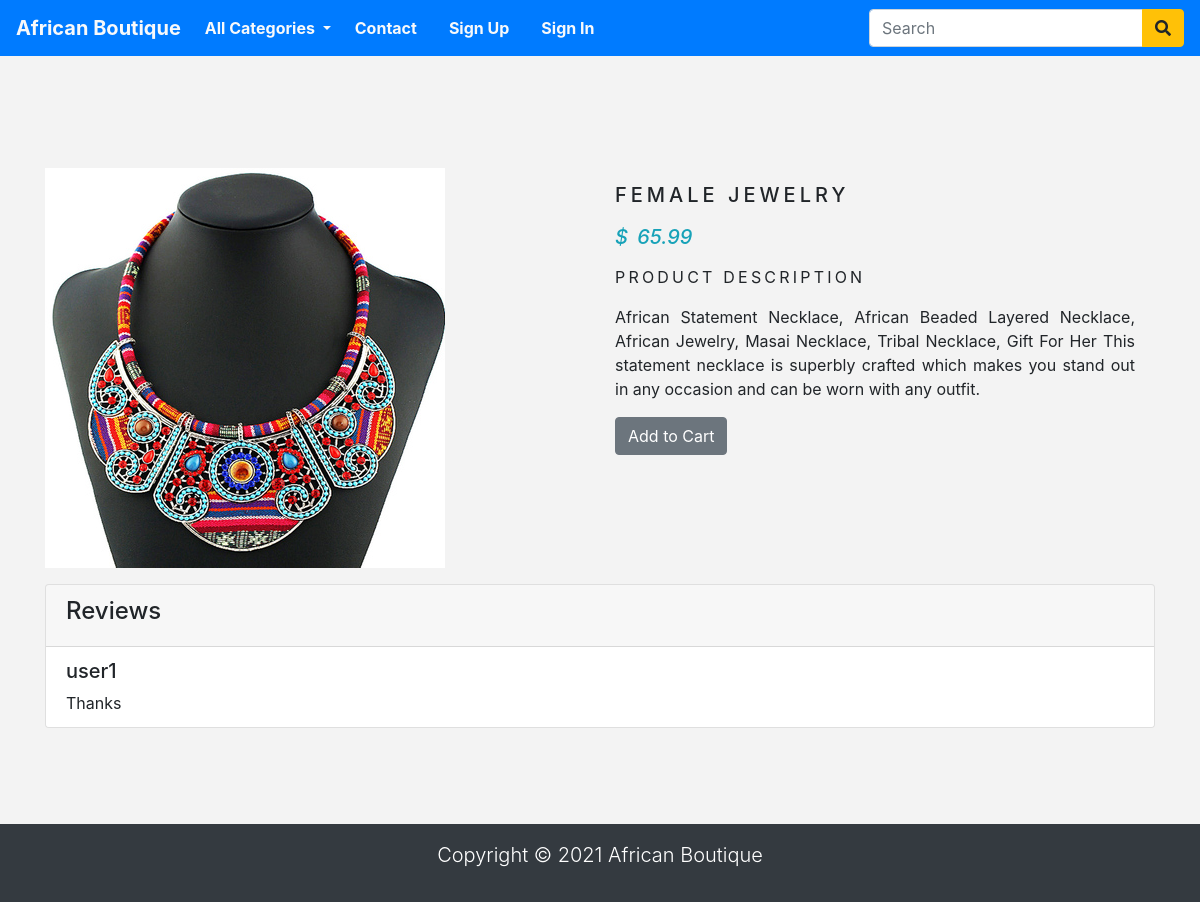
Screenshot of /category/jewelry/female-jewelry with the database file from the repository.
### store/models.py (models this page shows, shortened)
class Product(models.Model):
    name = models.CharField(max_length=250, unique=True)
    slug = models.SlugField(max_length=250, unique=True)
    description = models.TextField(blank=True)
    category = models.ForeignKey(Category, on_delete=models.CASCADE)
    price = models.DecimalField(max_digits=10, decimal_places=2)
    image = models.ImageField(upload_to='product', blank=True)
    stock = models.IntegerField()
    available = models.BooleanField(default=True)
    created = models.DateTimeField(auto_now_add=True)
    updated = models.DateTimeField(auto_now=True)
    class Meta:
        ordering = ('name',)
        verbose_name = 'product'
        verbose_name_plural = 'products'

class Review(models.Model):
    product = models.ForeignKey(Product, on_delete=models.CASCADE)
    user = models.ForeignKey(User, on_delete=models.CASCADE)
    content = models.CharField(max_length=500)

### store/views.py (the view)
# urls.py: path('category/<slug:category_slug>/<slug:product_slug>', views.productPage, name ='product_detail'),
def productPage(request, category_slug, product_slug):
    try:
        product = Product.objects.get(category__slug=category_slug, slug=product_slug)
    except Exception as e:
        raise e
    if request.method == 'POST' and request.user.is_authenticated and request.POST['content'].strip() != '':
        Review.objects.create(product=product,
                            user=request.user,
                            content=request.POST['content'])
    reviews = Review.objects.filter(product=product)
    return render(request, 'product.html', {'product': product, 'reviews': reviews})

### store/context_processors.py (called while the page is built)
def counter(request):
    item_count = 0
    if 'admin' in request.path:
        return {}
    else:
        try:
            cart=Cart.objects.filter(cart_id=_cart_id(request))
            cart_items = CartItem.objects.all().filter(cart=cart[:1])
            for cart_item in cart_items:
                item_count += cart_item.quantity
        except Cart.DoesNotExist:
            item_count = 0
    return dict(item_count=item_count)

def menu_links(request):
    links = Category.objects.all()
    return dict(links=links)

### store/models.py (called while the page is built)
    def get_url(self):
        return reverse('products_by_category', args=[self.slug])

### store/views.py (called while the page is built)
def _cart_id(request):
    cart = request.session.session_key
    if not cart:
        cart = request.session.create()
    return cart

### store/templates/product.html (shortened to what this page needs)
{% extends 'base.html' %}
{% load static %}
{% block content %}
<div class="container py-5">
    <div class="row mt-5">
        <div class="col-10 mx-auto col-md-6 my-3">
            <img src="{{product.image.url}}" alt="">
        </div>
        <div class="col-10 mx-auto col-md-6 my-3">
            <div>
                <h1 class="product_title">{{product.name}}</h1>
                <h5 class="text-info font-italic mb-3">
                    <span class="mr-1">$</span> {{product.price}}
                </h5>
                <p class="product_description">Product Description</p>
                <p class="text-justify product_text">{{product.description}}</p>
                {% if product.stock <= 0 %}
                    <p class="text-justify product_text"><b>Out of Stock</b></p>
                {% else %}
                    <a href="{% url 'add_cart' product.id %}">
                        <button type="button" name="button" class="btn btn-secondary">
                            Add to Cart
                        </button>
                    </a>
                {% endif %}
            </div>
        </div>
    </div>
    <div class="card">
        <div class="card-header">
            <h4>Reviews</h4>
        </div>
        {% if reviews.count > 0 %}
        <ul class="list-group list-group-flush">
            {% for review in reviews %}
            <li class="list-group-item">
                <h5>{{review.user.username}}</h5>
                <p class="card-text">{{review.content}}</p>
            </li>
            {% endfor %}
        </ul>
        {% endif %}
    </div>
</div>
{% endblock %}

### store/static/css/base.css (style rules this page uses)
body { background: #f3f3f3; }
.product_title { font-size: 20px; text-transform: uppercase; letter-spacing: .2em; padding-top: 15px; padding-bottom: 10px; }
.product_text { padding-right: 20px; }
.product_description { font-size: 16px; text-transform: uppercase; letter-spacing: .2em; }

### rows the page displays
Product: image (picture), name "FEMALE JEWELRY", price "65.99", description "African Statement Necklace, African Beaded Layered Necklace, African Jewelry, Masai Necklace, Tribal Necklace, Gift For Her This statement necklace is superbly crafted which makes you stand out in any occasion and can be worn with any outfit."
Review: user.username "user1", content "Thanks"
